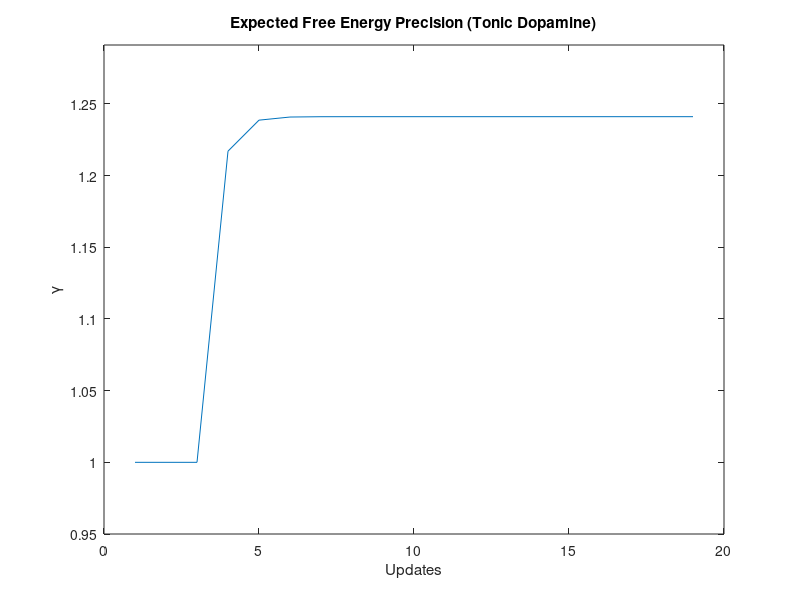
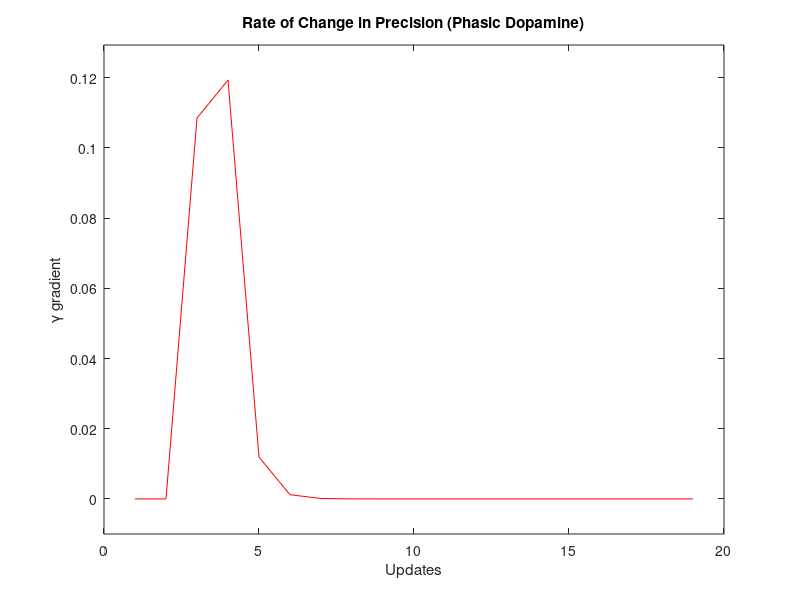

Here is the MATLAB script that generated these plots, in order:
%% 期待自由エネルギーの精度（beta/gamma）の更新シミュレーション例
% (神経プロセス理論におけるドーパミンと関連付けられる)

% 参考文献: A Step-by-Step Tutorial on Active Inference Modelling and its
% Application to Empirical Data
% 著者: Ryan Smith, Karl J. Friston, Christopher J. Whyte

%%%%%%%%%%%%%%%%%%%%%%%%%%%%%%%%%%%%%%%%%%%%%%%%%%%%%%%%%%%%%%%%%%%%%%%%%%%

clear all
close all

% このスクリプトは図9のシミュレーション結果を再現します

% ここでは、方針の数や、方針の事前・事後精度に寄与する分布を設定できます

E = [1 1 1 1 1]';                     % 方針に関する固定の事前分布（習慣）を設定

G = [12.505 9.51 12.5034 12.505 12.505]'; % 方針に関する期待自由エネルギーの分布例を設定

F = [17.0207 1.7321 1.7321 17.0387 17.0387]'; % 新しい観測後の、方針に関する変分自由エネルギーの分布例を設定


gamma_0 = 1;          % 期待自由エネルギー精度の初期値
gamma = gamma_0;          % 更新される期待自由エネルギー精度の初期値
beta_prior = 1/gamma;     % 期待自由エネルギー精度の事前確率の初期値
beta_posterior = beta_prior; % 期待自由エネルギー精度の事後確率の初期値
psi = 2;              % ステップサイズパラメータ（安定した収束を促進）

for ni = 1:16 % 変分更新の回数 (16回)

    % 方針の事前確率と事後確率を計算（方程式の詳細は本文参照）

    pi_0 = exp(log(E) - gamma*G) / sum(exp(log(E) - gamma*G)); % 方針の事前確率

    pi_posterior = exp(log(E) - gamma*G - F) / sum(exp(log(E) - gamma*G - F)); % 方針の事後確率

    % 期待自由エネルギーの精度を計算

    G_error = (pi_posterior - pi_0)' * -G; % 期待自由エネルギーの予測誤差

    beta_update = beta_posterior - beta_prior + G_error; % betaの変化量: Fのgammaに関する勾配
                                                         % (gamma = 1/beta を想起)

    beta_posterior = beta_posterior - beta_update / psi; % 事後精度の推定値を更新
                                                         % (ステップサイズpsi=2で更新の大きさを抑え、
                                                         % 安定した収束を促進)

    gamma = 1 / beta_posterior; % 期待自由エネルギーの精度を更新

    % ドーパミン応答をシミュレート

    n = ni;

    gamma_dopamine(n,1) = gamma; % 各変分更新ステップでの精度の神経エンコーディングをシミュレート
                                 % (beta_posterior^-1)

    policies_neural(:,n) = pi_posterior; % 各変分更新ステップでの方針の事後確率の神経エンコーディング
end

%% 結果の表示

disp(' ');
disp('最終的な方針の事前確率:');
disp(pi_0);
disp(' ');
disp('最終的な方針の事後確率:');
disp(pi_posterior);
disp(' ');
disp('最終的な方針の差分ベクトル:');
disp(pi_posterior-pi_0);
disp(' ');
disp('負の期待自由エネルギー:');
disp(-G);
disp(' ');
disp('Gの事前精度 (事前のGamma):');
disp(gamma_0);
disp(' ');
disp('Gの事後精度 (Gamma):');
disp(gamma);
disp(' ');

gamma_dopamine_plot = [gamma_0; gamma_0; gamma_0; gamma_dopamine]; % プロット用に初期値を含める

figure
plot(gamma_dopamine_plot);
ylim([min(gamma_dopamine_plot)-.05 max(gamma_dopamine_plot)+.05])
title('Expected Free Energy Precision (Tonic Dopamine)');
xlabel('Updates');
ylabel('\gamma');

figure
plot([gradient(gamma_dopamine_plot)], 'r');
ylim([min(gradient(gamma_dopamine_plot))-.01 max(gradient(gamma_dopamine_plot))+.01])
title('Rate of Change in Precision (Phasic Dopamine)');
xlabel('Updates');
ylabel('\gamma gradient');

% 各方針の信念をエンコードする発火率を表示/プロットしたい場合は、以下のコメントを解除してください
% (列 = 方針, 行 = 時間経過に伴う更新)

% plot(policies_neural);
% disp('方針に関する信念をエンコードする発火率:');
% disp(policies_neural');
% disp(' ');
